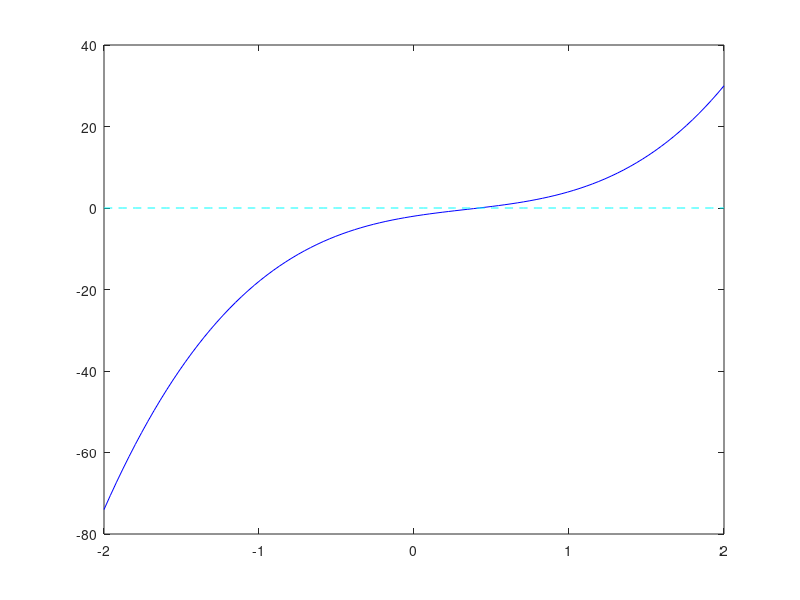

The MATLAB source for this figure: (Note: this script raises an error after producing the figure.)
p = [5 -5 6 -2];
x = linspace(-2,2);
y = polyval(p,x);
figure
draw = plot(x,y,'b',x,x*0,'c--');
draw(1).LineWidth = 1.5;
xlabel('x');
ylabel('f(x)');
title('f(x)=5x^3-5x^2+6x-2')